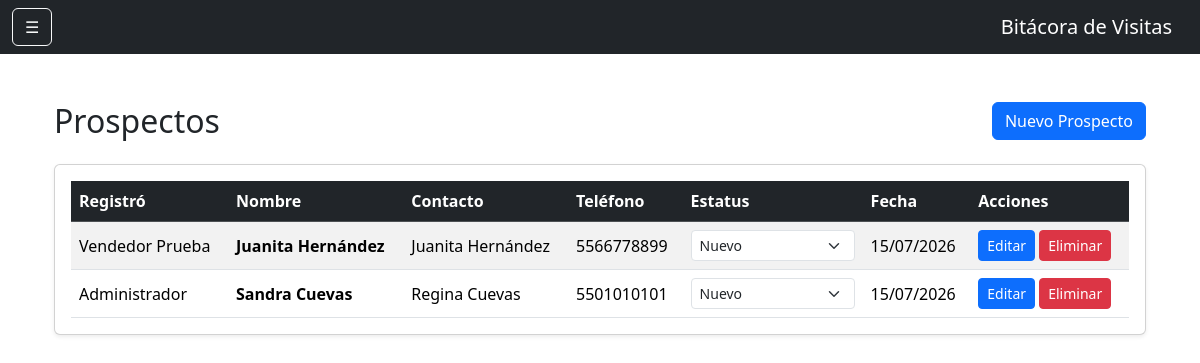
/prospectos (signed in), run on an earlier commit of the app's database.
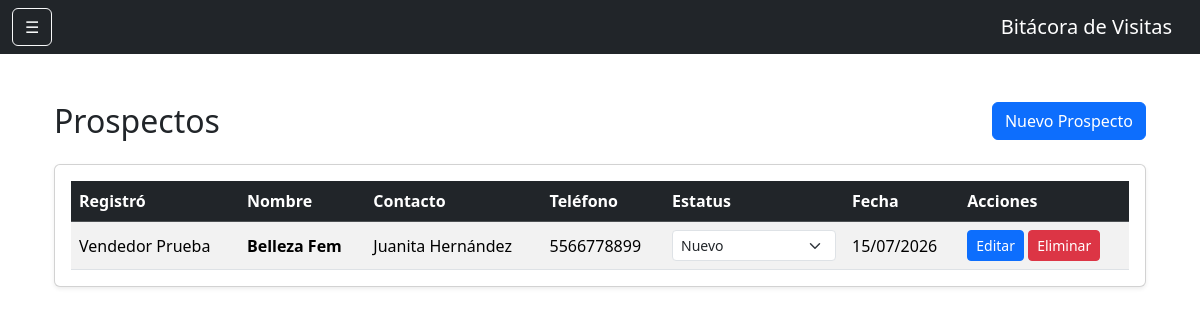
And on a later commit of the database.
### models.py (models this page shows)
class Prospecto(db.Model):
    __tablename__ = 'prospectos'
    id = db.Column(
        db.Integer,
        primary_key=True
    )
    nombre = db.Column(
        db.String(200),
        nullable=False
    )
    contacto = db.Column(
        db.String(150)
    )
    telefono = db.Column(
        db.String(50)
    )
    direccion = db.Column(
        db.Text
    )
    observaciones = db.Column(
        db.Text
    )
    estatus = db.Column(
        db.String(50),
        default='Nuevo'
    )
    usuario_id = db.Column(
        db.Integer,
        db.ForeignKey('usuarios.id')
    )
    fecha_registro = db.Column(
        db.DateTime,
        default=datetime.utcnow
    )
    usuario = db.relationship(
        'Usuario',
        backref='prospectos'
    )

class Usuario(UserMixin, db.Model):
    __tablename__ = 'usuarios'
    id = db.Column(db.Integer, primary_key=True)
    nombre = db.Column(db.String(100), nullable=False)
    correo = db.Column(db.String(120), unique=True, nullable=False)
    password = db.Column(db.String(500), nullable=False)
    rol = db.Column(db.String(20), default='vendedor')
    activo = db.Column(db.Boolean, default=True)

### app.py (the view)
@app.route('/prospectos')
@login_required
def prospectos():
    if current_user.rol in ['admin', 'supervisor']:
        prospectos = Prospecto.query.order_by(
            Prospecto.fecha_registro.desc()
        ).all()
    else:
        prospectos = Prospecto.query.filter_by(
            usuario_id=current_user.id
        ).order_by(
            Prospecto.fecha_registro.desc()
        ).all()
    return render_template(
        'prospectos.html',
        prospectos=prospectos
    )

### app.py (called while the page is built)
@login_manager.user_loader
def load_user(user_id):
    return Usuario.query.get(int(user_id))

### templates/prospectos.html (shortened to what this page needs)
{% extends 'base.html' %}
{% block contenido %}
<div class="container py-4">
    <div class="d-flex justify-content-between align-items-center mb-4">
        <h2 class="mb-0">Prospectos</h2>
        <a href="{{ url_for('nuevo_prospecto') }}" class="btn btn-primary">
             Nuevo Prospecto
        </a>
    </div>
    <div class="card shadow-sm">
        <div class="card-body">
            <div class="table-responsive">
                <table class="table table-hover table-striped align-middle mb-0">
                    <thead class="table-dark">
                        <tr>
                            <th>Registró</th>
                            <th>Nombre</th>
                            <th>Contacto</th>
                            <th>Teléfono</th>
                            <th width="180">Estatus</th>
                            <th>Fecha</th>
                            <th>Acciones</th>
                        </tr>
                    </thead>
                    <tbody>
                        {% for p in prospectos %}
                        <tr>
                            <td>{{ p.usuario.nombre }}</td>
                            <td class="fw-semibold">
                                {{ p.nombre }}
                            </td>
                            <td>{{ p.contacto }}</td>
                            <td>{{ p.telefono }}</td>
                            <td>
                                <form
                                    method="POST"
                                    action="{{ url_for('cambiar_estatus_prospecto', id=p.id) }}"
                                >
                                    <select
                                        name="estatus"
                                        class="form-select form-select-sm"
                                        onchange="this.form.submit()"
                                    >
                                        <option value="Nuevo"
                                            {% if p.estatus == 'Nuevo' %}selected{% endif %}>
                                            Nuevo
                                        </option>
                                    </select>
                                </form>
                            </td>
                            <td>
                                {% if p.fecha_registro %}
                                    {{ p.fecha_registro.strftime('%d/%m/%Y') }}
                                {% else %}
                                    -
                                {% endif %}
                            </td>
                            <td>
                                <a
                                    href="{{ url_for('editar_prospecto', id=p.id) }}"
                                    class="btn btn-sm btn-primary">
                                    Editar
                                </a>
                                {% if current_user.rol in ['admin', 'supervisor'] %}
                                <a
                                    href="{{ url_for('eliminar_prospecto', id=p.id) }}"
                                    class="btn btn-sm btn-danger"
                                    onclick="return confirm('¿Desea eliminar este prospecto?');">
                                    Eliminar
                                </a>
                                {% endif %}
                            </td>
                        </tr>
                        {% else %}
                        <tr>
                            <td colspan="6" class="text-center text-muted py-4">
                                No hay prospectos registrados.
                            </td>
                        </tr>
                        {% endfor %}
                    </tbody>
                </table>
            </div>
        </div>
    </div>
</div>
{% endblock %}

### templates/base.html (shortened to what this page needs)
<!DOCTYPE html>
<html lang="es">
<head>
    <link
        href="https://cdn.jsdelivr.net/npm/bootstrap@5.3.3/dist/css/bootstrap.min.css"
        rel="stylesheet">
</head>
<body>
    <nav class="navbar navbar-dark bg-dark">
        <div class="container-fluid">
            <button
                class="btn btn-outline-light"
                type="button"
                data-bs-toggle="offcanvas"
                data-bs-target="#menuLateral">
                ☰
            </button>
            <span class="navbar-brand mb-0 h1">
                Bitácora de Visitas
            </span>
        </div>
    </nav>
    <div class="container mt-4">
        {% block contenido %}
        {% endblock %}
    </div>
</body>
</html>

What changed in the data, as far as the page shows it:
removed Prospecto: usuario.nombre "Administrador", nombre "Sandra Cuevas", contacto "Regina Cuevas", telefono "5501010101", estatus "Nuevo", fecha_registro "15/07/2026"
changed Prospecto "Juanita Hernández": nombre "Juanita Hernández" → "Belleza Fem"
